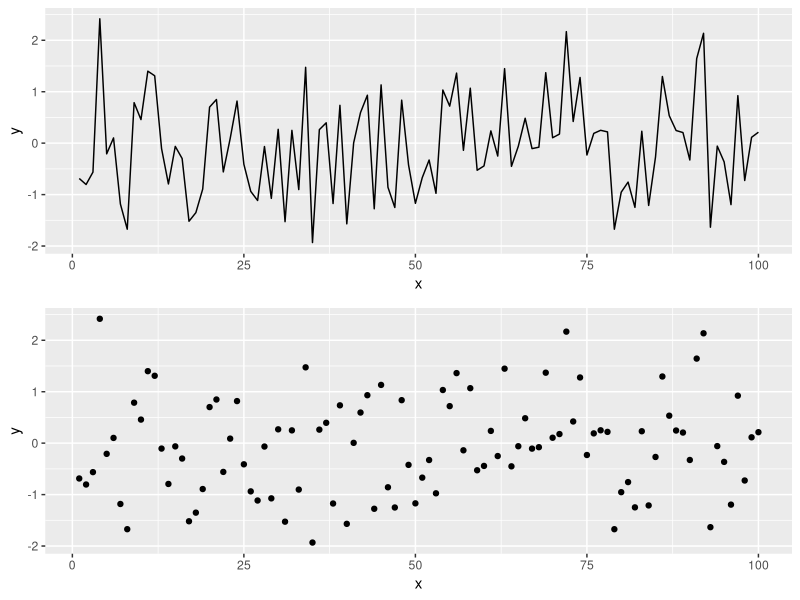

This chart was generated by the following R code:
## ---- chunk 1
knitr::opts_chunk$set(echo = TRUE, fig.width = 8, fig.height = 8, fig.alig = "center")
## ---- chunk 2
library(tidyverse)
install.packages("gridExtra")
library(gridExtra)
## ---- chunk 3
# Simulating data according to a normal distribution
x <- seq(1:100)
y <- rnorm(100) # Generating data form a normal distribution with mean 0 and variance 1
data <- data.frame(x = x, y = y ) # Creating a data frame
p1 = ggplot(data, aes(x= x, y = y)) +
geom_line()
p2 = ggplot(data, aes(x= x, y = y)) +
geom_point()
grid.arrange(p1, p2)
